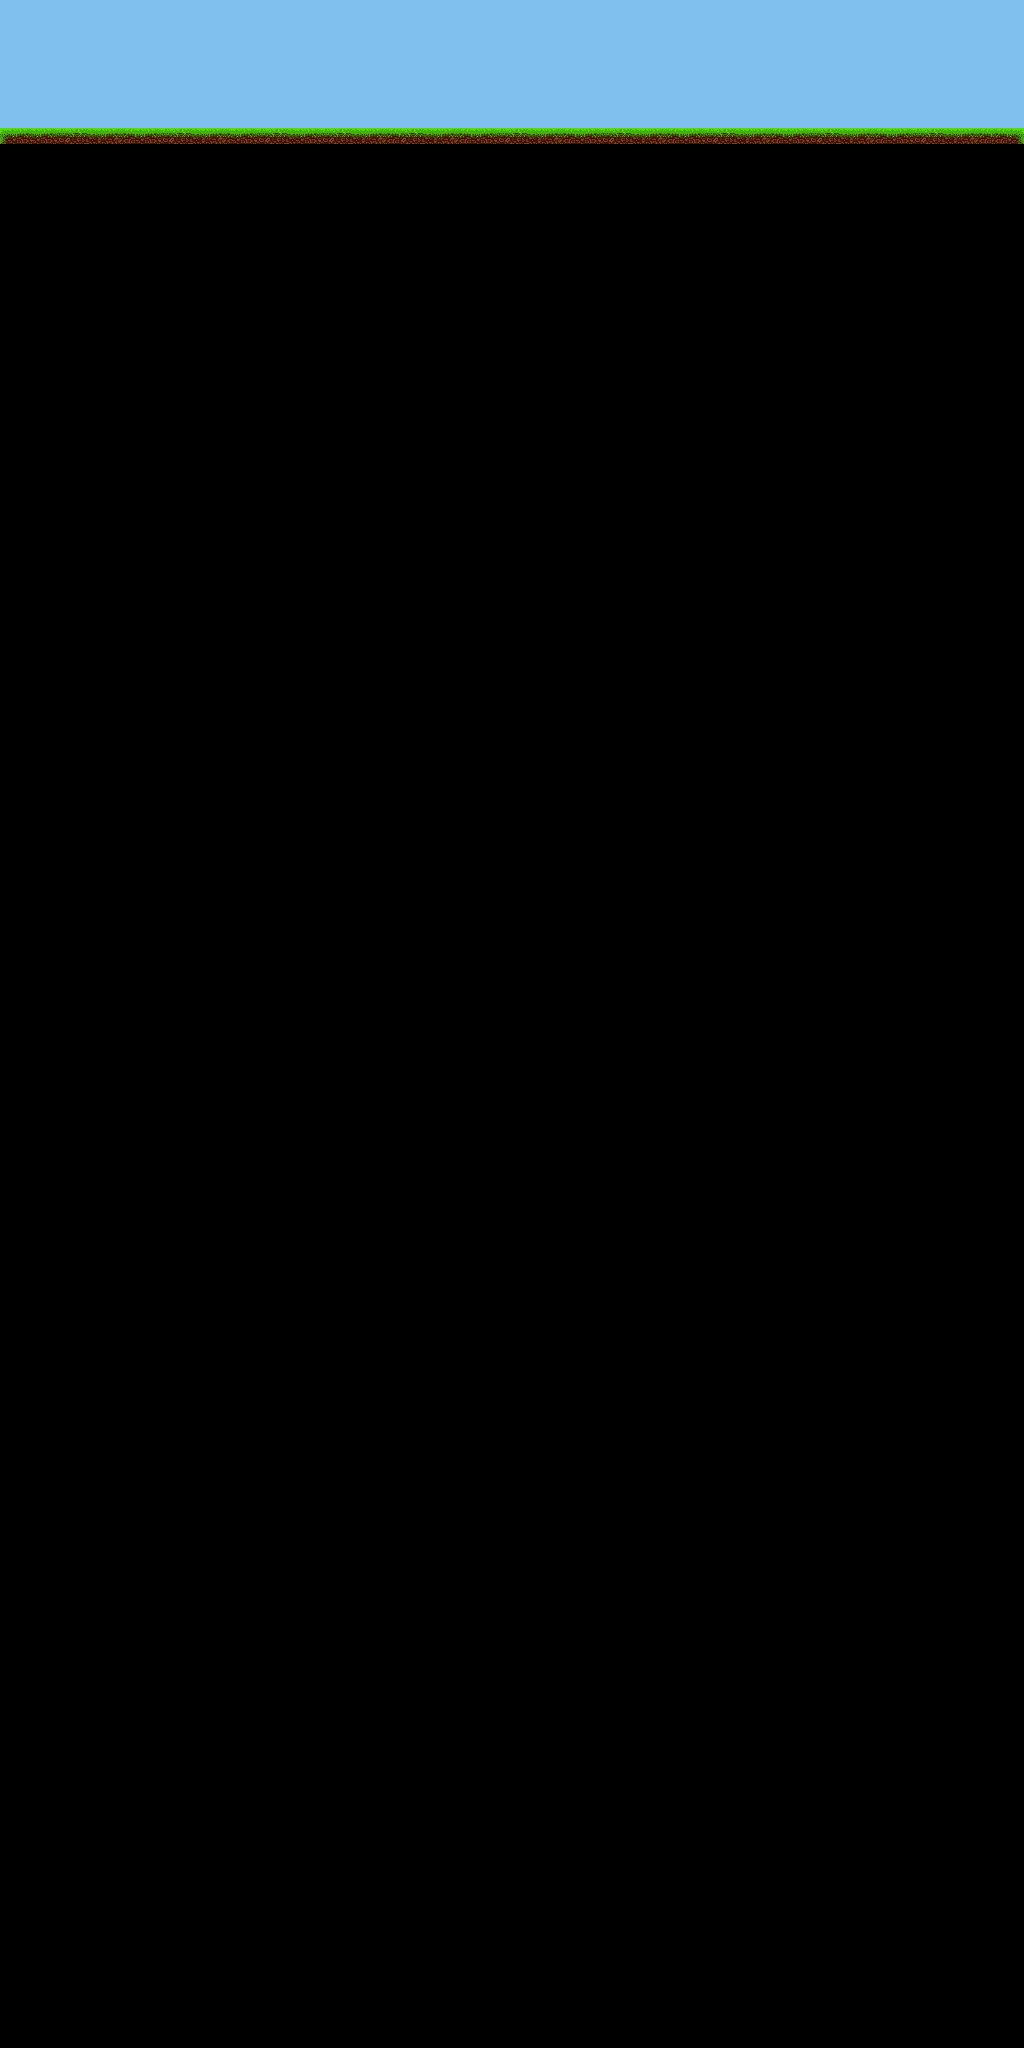

Tiled map render using the project's own tile images. Description and the map definition, with tile-layer contents summarised, below:
An orthogonal 128x256 tile map with 8x8 px tiles, 4 tile layers (background, ground, collectibles, shroud), 2 tilesets and 1 object (player).

<map version="1.0" tiledversion="1.1.3" orientation="orthogonal" renderorder="right-down" width="128" height="256" tilewidth="8" tileheight="8" infinite="0" backgroundcolor="#80c0ee" nextobjectid="2">
 <tileset firstgid="1" name="background-tiles" tilewidth="32" tileheight="32" tilecount="24" columns="6">
  <image source="../images/background-tiles.png" width="192" height="128" />
  <tile id="7">
   <properties>
    <property name="id" value="pinkGem" />
    <property name="value" type="int" value="1000" />
   </properties>
  </tile>
  <tile id="8">
   <properties>
    <property name="id" value="purpleGem" />
    <property name="value" type="int" value="1250" />
   </properties>
  </tile>
  <tile id="9">
   <properties>
    <property name="id" value="greenGem" />
    <property name="value" type="int" value="1500" />
   </properties>
  </tile>
  <tile id="10">
   <properties>
    <property name="id" value="blueGem" />
    <property name="value" type="int" value="2000" />
   </properties>
  </tile>
  <tile id="11">
   <properties>
    <property name="id" value="redGem" />
    <property name="value" type="int" value="2500" />
   </properties>
  </tile>
  <tile id="12">
   <properties>
    <property name="completeRefill" type="bool" value="true" />
    <property name="id" value="bigFuel" />
   </properties>
  </tile>
  <tile id="13">
   <properties>
    <property name="amount" type="float" value="50" />
    <property name="id" value="mediumFuel" />
   </properties>
  </tile>
  <tile id="14">
   <properties>
    <property name="amount" type="float" value="20" />
    <property name="id" value="smallFuel" />
   </properties>
  </tile>
  <tile id="18">
   <properties>
    <property name="id" value="radarPowerUp" />
   </properties>
  </tile>
  <tile id="19">
   <properties>
    <property name="id" value="speedMultiplier" />
   </properties>
  </tile>
  <tile id="20">
   <properties>
    <property name="id" value="drillSpeedMultiplier" />
   </properties>
  </tile>
  <tile id="22">
   <properties>
    <property name="id" value="pointMultiplier" />
   </properties>
  </tile>
  <tile id="23">
   <properties>
    <property name="id" value="randomPowerUp" />
   </properties>
  </tile>
 </tileset>
 <tileset firstgid="25" name="foreground-tiles" tilewidth="8" tileheight="8" tilecount="112" columns="28">
  <image source="../images/foreground-tiles.png" width="224" height="32" />
 </tileset>
 <layer name="background" width="128" height="256">
  <data>[32768 cells, 1926 non-empty, 4 distinct tile ids]</data>
 </layer>
 <layer name="ground" width="128" height="256">
  <data>[32768 cells, 30720 non-empty, 84 distinct tile ids]</data>
 </layer>
 <layer name="collectibles" width="128" height="256">
  <data>[32768 cells, 76 non-empty, 12 distinct tile ids]</data>
 </layer>
 <layer name="shroud" width="128" height="256">
  <data>[32768 cells, 30464 non-empty, 16 distinct tile ids]</data>
 </layer>
 <objectgroup name="spawns">
  <object id="1" name="player" x="480" y="128">
   <point />
  </object>
 </objectgroup>
</map>
